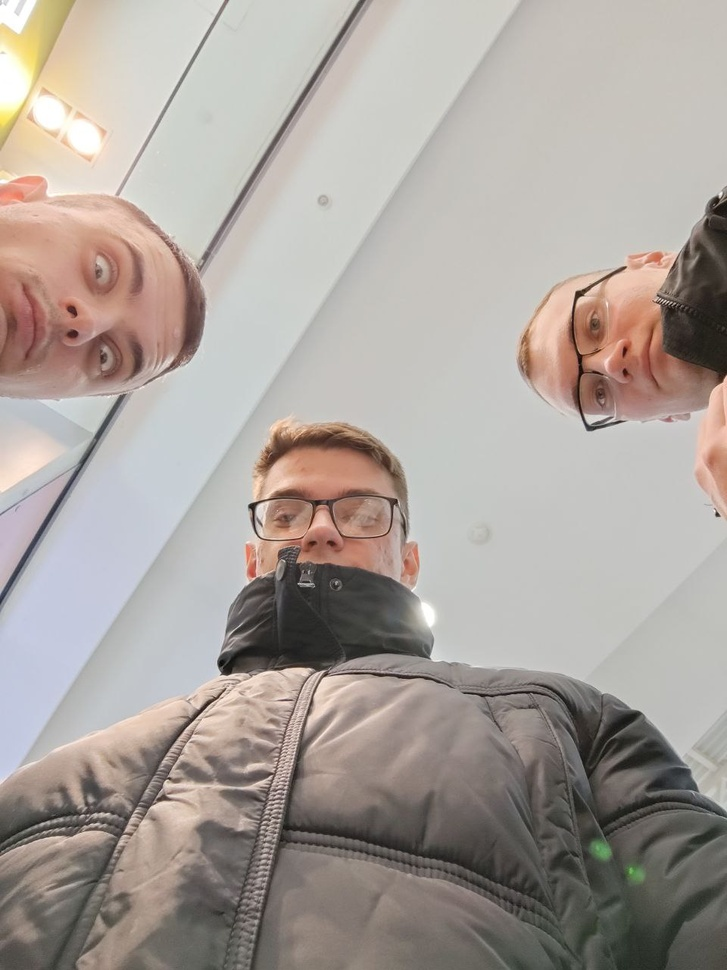
#> input picture DIP/Images_DIP/cf50445f-7887-44a2-ab11-8407f5be1ccc.jpg, 727 x 970 px, shrunk from 960 x 1280 before the run, found by its file name
$ python Full_diapason.py
#> lines starting #> are read from the running program, lines starting #| are printed output that depends on the picture
import cv2 as cv
import numpy as np
import matplotlib.pyplot as plt

def full(path_to_image):

    img = cv.imread(path_to_image, cv.IMREAD_GRAYSCALE)
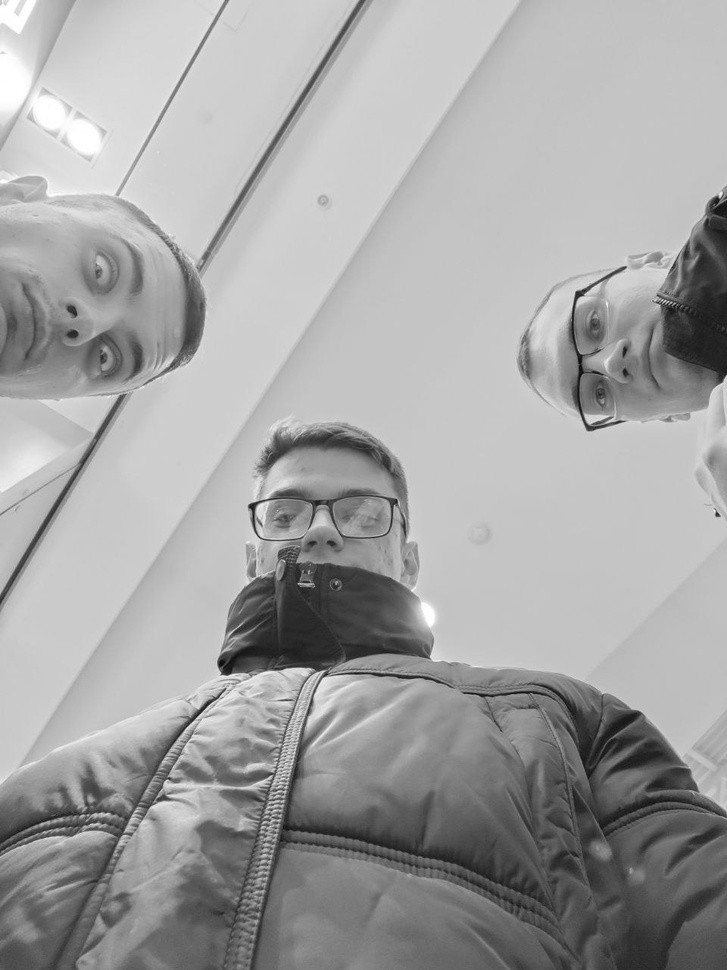
#> img: shape (970, 727); min 4, max 255, mean 163.7

    # Приведение к полному диапазону [0, 255] с использованием NumPy
    img_min = np.min(img)
#> img_min = 4
    img_max = np.max(img)
#> img_max = 255
    img_1 = 255 * ((img - img_min) / (img_max - img_min))
    img_1 = img_1.astype(np.uint8)

    orig_hist = calculate_histogram(img)
#> in calculate_histogram, `histogram = np.bincount(img.ravel(), minlength=256)`: histogram = 256 values, max 60083 at index 196, min 0 at index 0, mean 2754.6
#> in calculate_histogram, `normalized_hist = histogram / img.size`: normalized_hist = 256 values, max 0.0852 at index 196, min 0 at index 0, mean 0.00391
#> orig_hist has the same summary as normalized_hist in calculate_histogram
    changed_hist = calculate_histogram(img_1)
#> changed_hist = 256 values, max 0.0852 at index 195, min 0 at index 1, mean 0.00391

    show_histograms_and_images(img, img_1, orig_hist, changed_hist)

def calculate_histogram(img):

    # Подсчет количества пикселей каждого значения интенсивности
    histogram = np.bincount(img.ravel(), minlength=256)
    # Нормализация гистограммы
    normalized_hist = histogram / img.size
    return normalized_hist


def show_histograms_and_images(orig_img, changed_img, orig_hist, changed_hist):
    fig, axes = plt.subplots(2, 2, figsize=(10, 8))  # Увеличиваем размер графиков

    axes[0, 0].imshow(orig_img, cmap='gray')
    axes[0, 0].set_title('Original Image', fontsize=14)
    axes[0, 0].axis('off')  # Убираем оси

    axes[0, 1].imshow(changed_img, cmap='gray')
    axes[0, 1].set_title('Changed Image', fontsize=14)
    axes[0, 1].axis('off')  # Убираем оси

    # Гистограмма для оригинального изображения
    axes[1, 0].bar(range(256), orig_hist, color='yellow', width=1.0, edgecolor="black")
    axes[1, 0].set_title('Histogram of Original Image', fontsize=14)
    axes[1, 0].set_xlabel('Pixel Intensity', fontsize=12)
    axes[1, 0].set_ylabel('Frequency', fontsize=12)
    axes[1, 0].grid(True, linestyle='--', alpha=0.6)  # Добавляем сетку

    # Гистограмма для измененного изображения
    axes[1, 1].bar(range(256), changed_hist, color='red', width=1.0, edgecolor="black")
    axes[1, 1].set_title('Histogram of Changed Image', fontsize=14)
    axes[1, 1].set_xlabel('Pixel Intensity', fontsize=12)
    axes[1, 1].set_ylabel('Frequency', fontsize=12)
    axes[1, 1].grid(True, linestyle='--', alpha=0.6)  # Добавляем сетку

    # Выравниваем графики
    plt.tight_layout()
    plt.show()
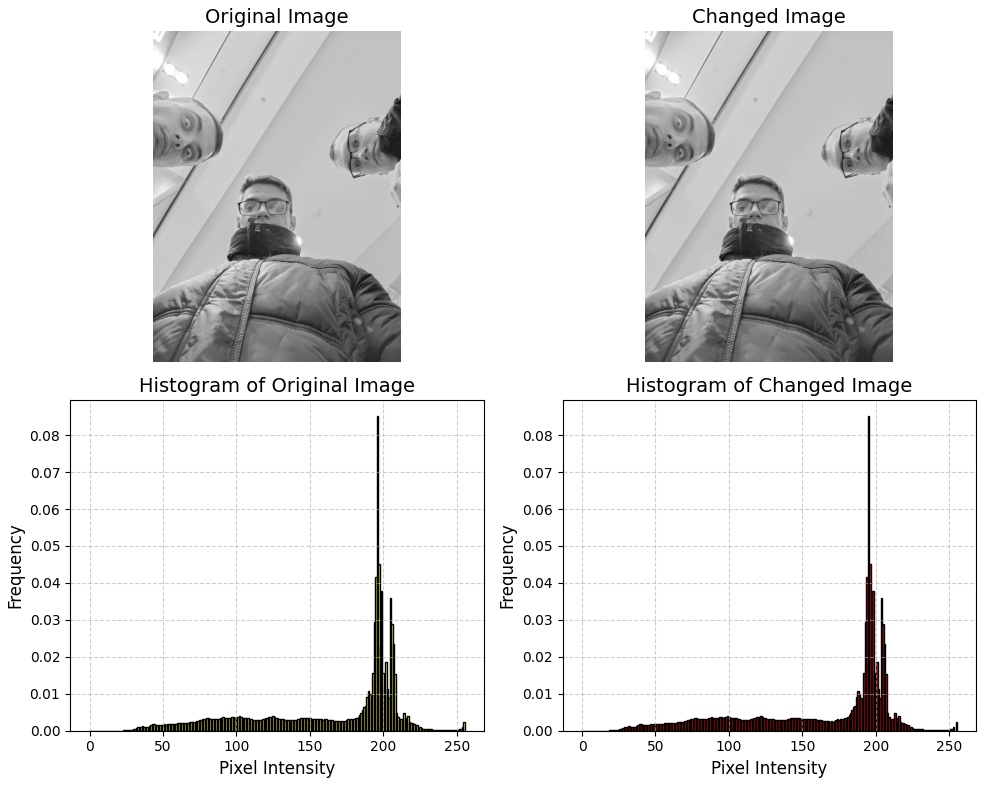
#> figure drawn by matplotlib, 4 panels; panel 3: tallest bar 0.0852 high, from x = 195.5 to 196.5; panel 4: tallest bar 0.0852 high, from x = 194.5 to 195.5


full(r'D:\pythonProject\DIP\Images_DIP\cf50445f-7887-44a2-ab11-8407f5be1ccc.jpg')

$ run again, with DIP/Images_DIP/1e72bfd5-95f4-494f-a22f-a02b91a3c2fd.jpg copied over DIP/Images_DIP/cf50445f-7887-44a2-ab11-8407f5be1ccc.jpg
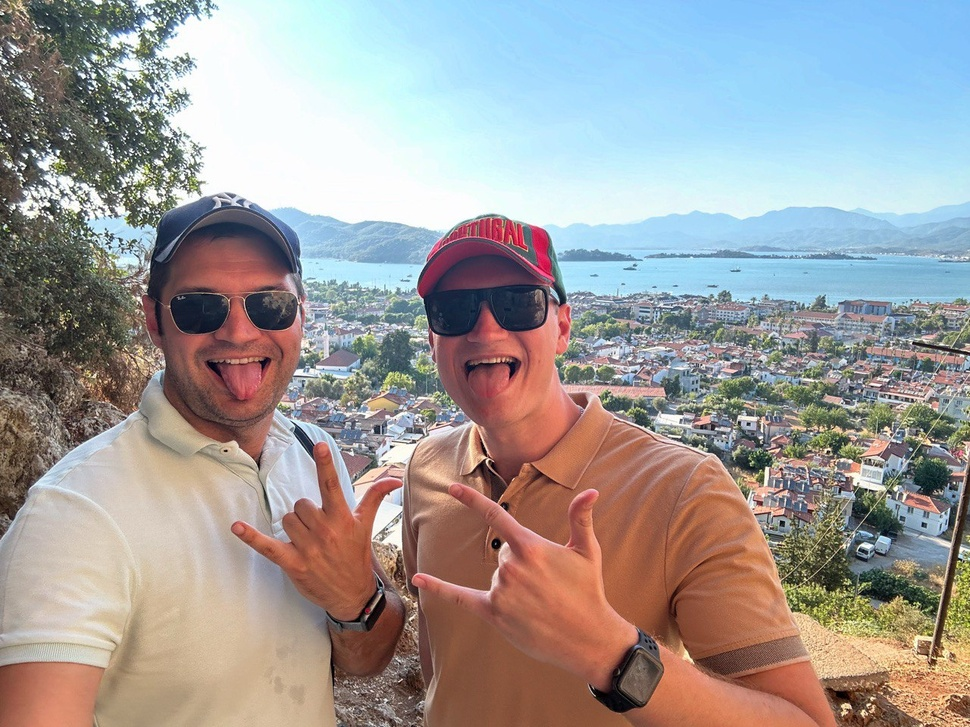
#> input picture DIP/Images_DIP/1e72bfd5-95f4-494f-a22f-a02b91a3c2fd.jpg, 970 x 727 px, shrunk from 1280 x 960 before the run, found by its file name
#> in full, `img = cv.imread(path_to_image, cv.IMREAD_GRAYSCALE)`:
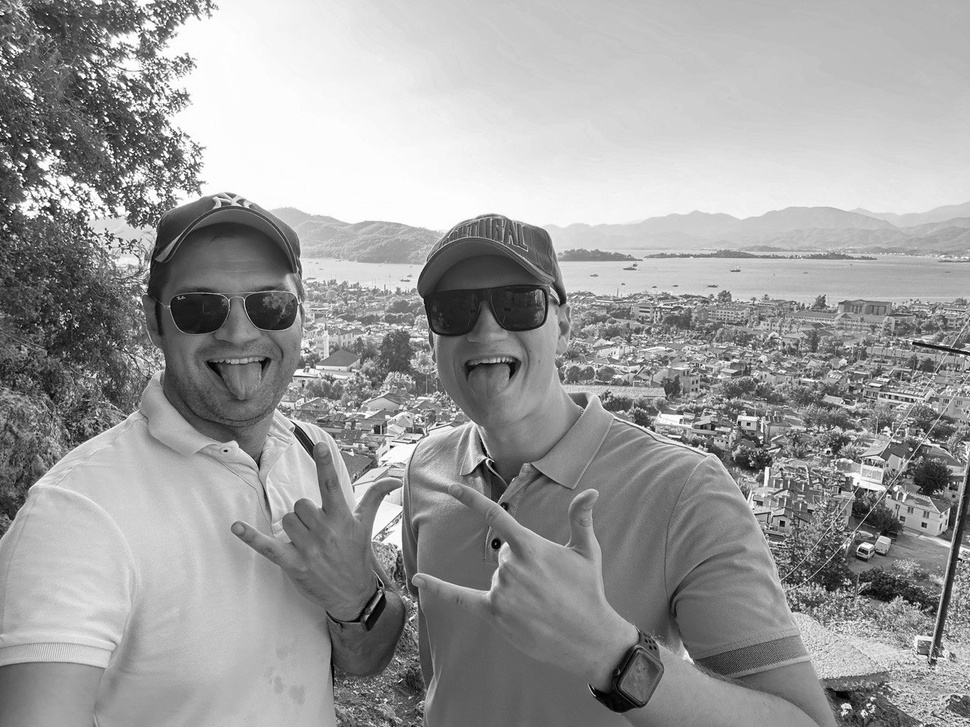
#> img: shape (727, 970); min 0, max 255, mean 155.9
#> img_min = 0
#> img_max = 255
#> histogram = 256 values, max 13354 at index 253, min 39 at index 1, mean 2754.6
#> normalized_hist = 256 values, max 0.0189 at index 253, min 5.53e-05 at index 1, mean 0.00391
#> orig_hist has the same summary as normalized_hist in calculate_histogram
#> changed_hist has the same summary as normalized_hist in calculate_histogram
#> in show_histograms_and_images, `plt.show()`:
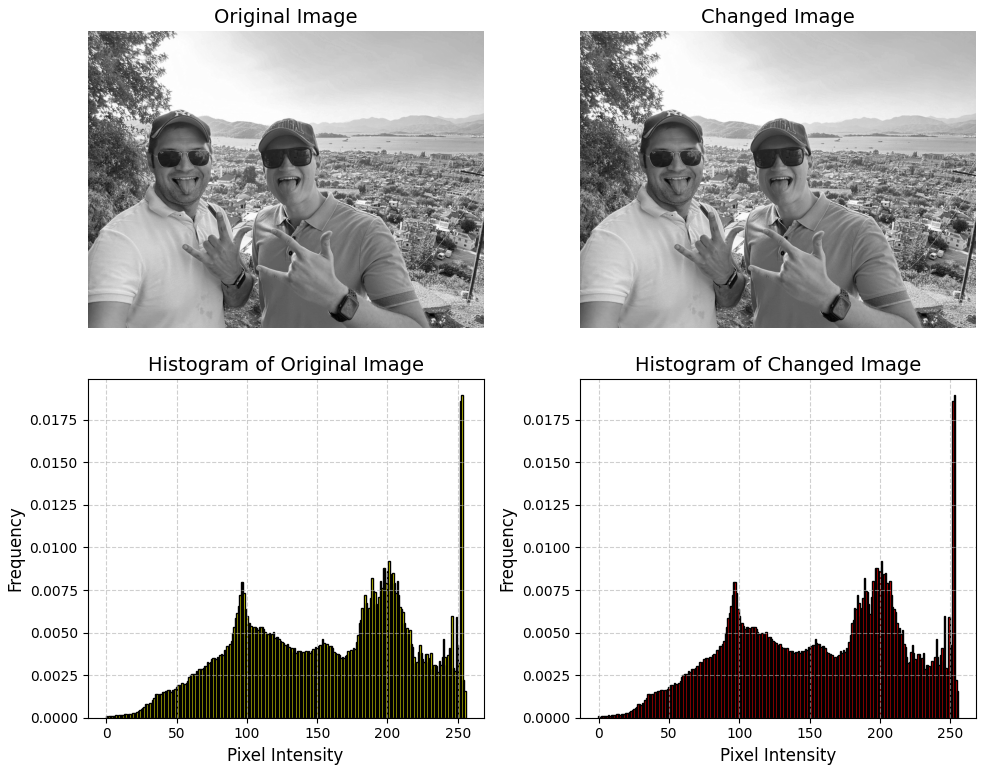
#> figure drawn by matplotlib, 4 panels; panel 3: tallest bar 0.0189 high, from x = 252.5 to 253.5; panel 4: tallest bar 0.0189 high, from x = 252.5 to 253.5

$ run again, with DIP/Images_DIP/275ee868-4440-47ba-9fee-b26e9b211825.jpg copied over DIP/Images_DIP/cf50445f-7887-44a2-ab11-8407f5be1ccc.jpg
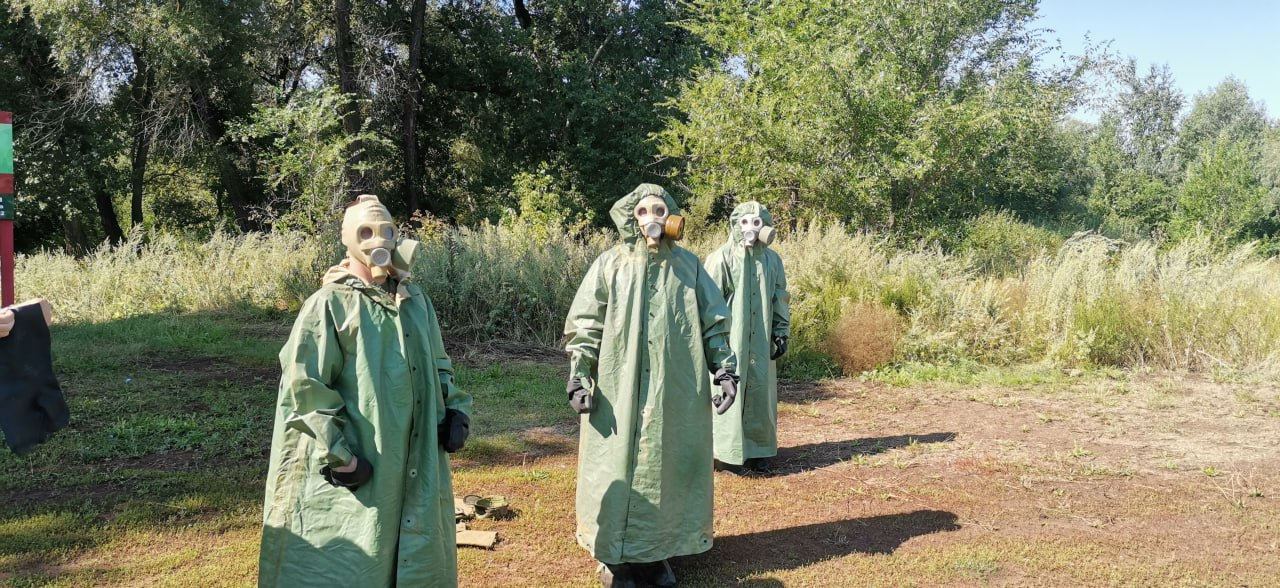
#> input picture DIP/Images_DIP/275ee868-4440-47ba-9fee-b26e9b211825.jpg, 1280 x 588 px, found by its file name
#> in full, `img = cv.imread(path_to_image, cv.IMREAD_GRAYSCALE)`:
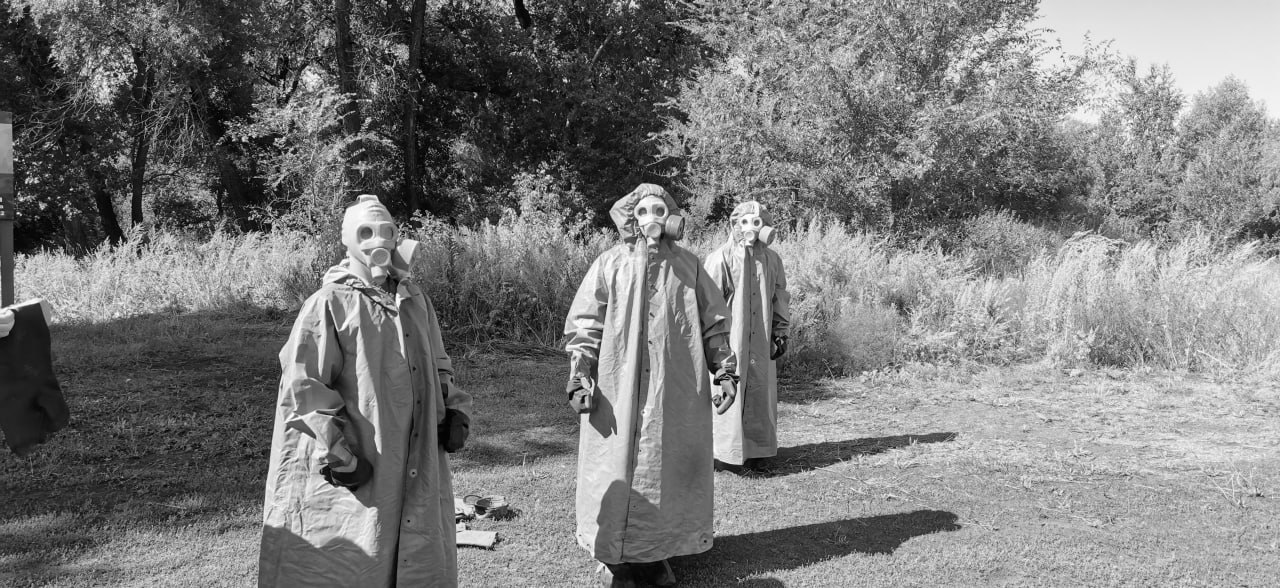
#> img: shape (588, 1280); min 0, max 255, mean 122.7
#> img_min = 0
#> img_max = 255
#> histogram = 256 values, max 4534 at index 173, min 46 at index 254, mean 2940
#> normalized_hist = 256 values, max 0.00602 at index 173, min 6.11e-05 at index 254, mean 0.00391
#> orig_hist has the same summary as normalized_hist in calculate_histogram
#> changed_hist has the same summary as normalized_hist in calculate_histogram
#> in show_histograms_and_images, `plt.show()`:
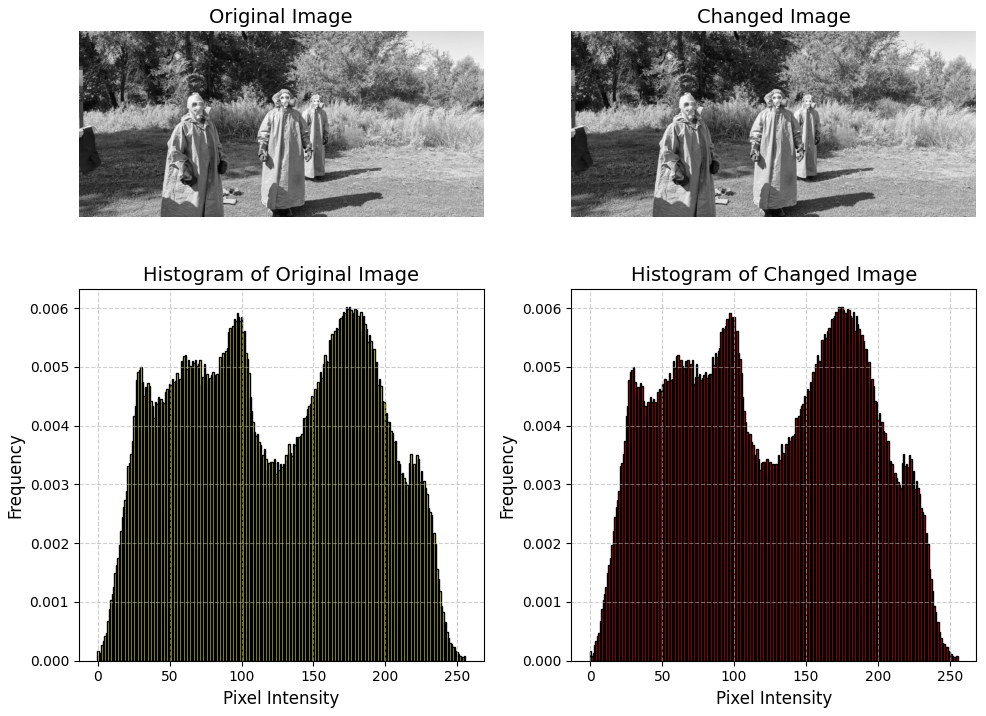
#> figure drawn by matplotlib, 4 panels; panel 3: tallest bar 0.00602 high, from x = 172.5 to 173.5; panel 4: tallest bar 0.00602 high, from x = 172.5 to 173.5

$ run again, with DIP/Images_DIP/9294c849-a362-4011-b1ba-e5e7fae4268a.jpg copied over DIP/Images_DIP/cf50445f-7887-44a2-ab11-8407f5be1ccc.jpg
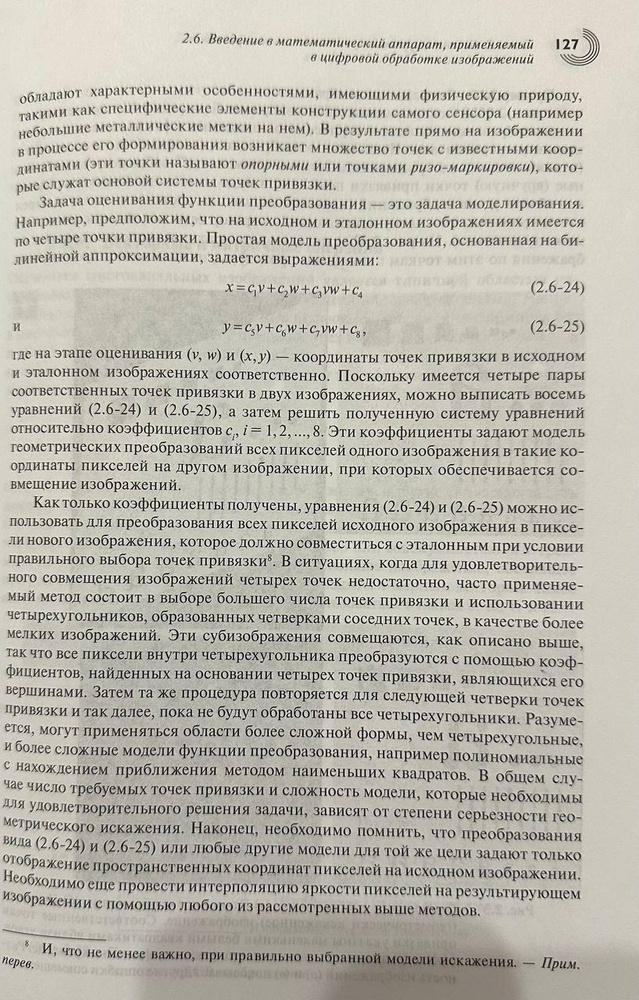
#> input picture DIP/Images_DIP/9294c849-a362-4011-b1ba-e5e7fae4268a.jpg, 639 x 1000 px, shrunk from 818 x 1280 before the run, found by its file name
#> img_min = 0
#> img_max = 255
#> histogram = 256 values, max 13014 at index 199, min 76 at index 251, mean 2496.1
#> normalized_hist = 256 values, max 0.0204 at index 199, min 0.000119 at index 251, mean 0.00391
#> orig_hist has the same summary as normalized_hist in calculate_histogram
#> changed_hist has the same summary as normalized_hist in calculate_histogram
#> in show_histograms_and_images, `plt.show()`:
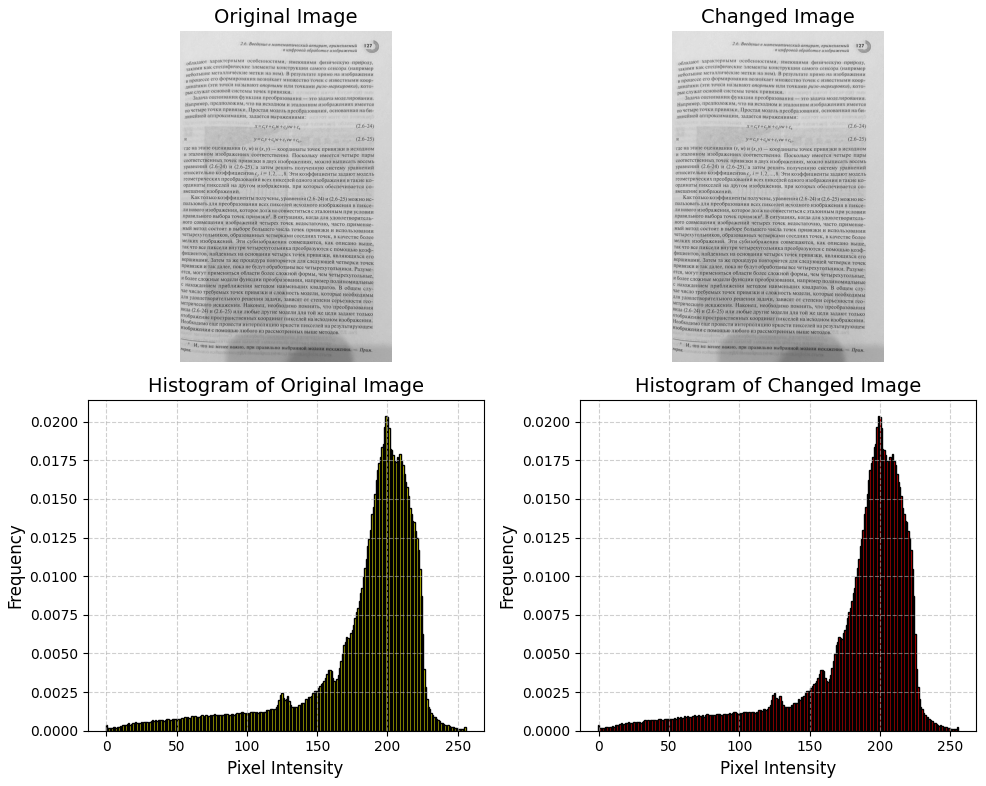
#> figure drawn by matplotlib, 4 panels; panel 3: tallest bar 0.0204 high, from x = 198.5 to 199.5; panel 4: tallest bar 0.0204 high, from x = 198.5 to 199.5
